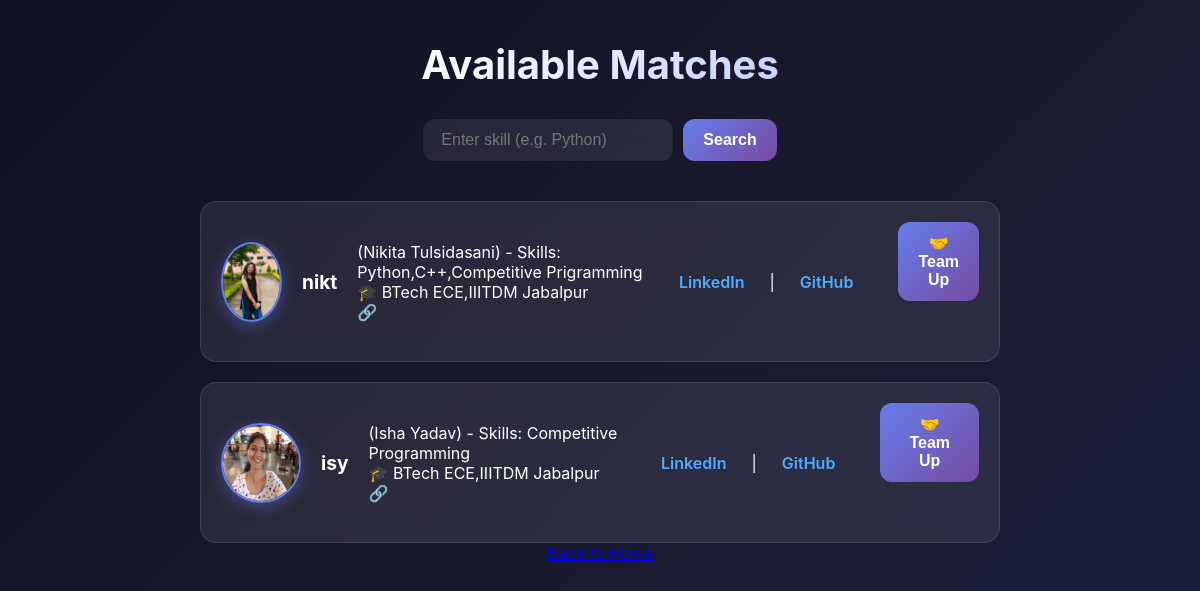
Screenshot of /matches (signed in) with the database file from the repository.
### app.py (models this page shows, shortened)
class User(db.Model, UserMixin):
    id = db.Column(db.Integer, primary_key=True)
    username = db.Column(db.String(50), unique=True, nullable=False)
    password_hash = db.Column(db.String(200), nullable=False)
    name = db.Column(db.String(50))
    skills = db.Column(db.String(200))
    linkedin = db.Column(db.String(200))
    github = db.Column(db.String(200))
    education = db.Column(db.String(200))
    photo = db.Column(db.String(200))
    availability = db.Column(db.Boolean, default=True)

### app.py (the view)
@app.route('/matches')
@login_required
def matches():
    required_skill = request.args.get("skill", None)
    if required_skill:
        skill_list = [s.strip().lower() for s in required_skill.split(",") if s.strip()]
        filters = [User.skills.ilike(f"%{skill}%") for skill in skill_list] or [User.id != None]
        users = User.query.filter(and_(*filters), User.availability == True, User.id != current_user.id).all()
    else:
        users = User.query.filter(User.availability == True, User.id != current_user.id).all()
    return render_template("matches.html", users=users, skill=required_skill)

### app.py (called while the page is built)
@login_manager.user_loader
def load_user(user_id):
    return User.query.get(int(user_id))

### templates/matches.html (shortened to what this page needs)
<!DOCTYPE html>
<html>
<head>
    <link rel="stylesheet" href="{{ url_for('static', filename='css/stylematch.css') }}">
</head>
<body>
    <h1>Available Matches</h1>
        <form method="get" action="{{ url_for('matches') }}">
        <input type="text" name="skill" placeholder="Enter skill (e.g. Python)" value="{{ skill or '' }}">
        <button type="submit">Search</button>
    </form>
    {% if users %}
        <ul>
        {% for user in users %}
            <li>
               {% if user.photo %}
               <img src="{{ url_for('static', filename='uploads/' + user.photo) }}"
                    width="80" height="80" style="border-radius:50%">
               {% endif %}
                <b>{{ user.username }}</b> ({{ user.name }}) - Skills: {{ user.skills }}
                <br>
                🎓 {{ user.education or 'Not provided' }} <br>
                🔗 <a href="{{ user.linkedin }}" target="_blank">LinkedIn</a> |
                <a href="{{ user.github }}" target="_blank">GitHub</a> <br>
                    <form method="POST" action="{{ url_for('teamup', user_id=user.id) }}">
                    <button type="submit">🤝 Team Up</button>
                </form>
            </li>
        {% endfor %}
        </ul>
    {% else %}
        <p>No matching users found.</p>
    {% endif %}
    <a href="{{ url_for('home') }}">Back to Home</a>
</body>
</html>

### static/css/stylematch.css (style rules this page uses)
* { margin: 0; padding: 0; box-sizing: border-box; }
body { font-family: 'Inter', sans-serif; background: linear-gradient(135deg, #0f0f23 0%, #1a1a2e 50%, #16213e 100%); min-height: 100vh; padding: 40px 20px; color: #fff; display: flex; flex-direction: column; align-items: center; }
h1 { font-size: 2.5rem; margin-bottom: 30px; background: linear-gradient(135deg, #ffffff, #c7d2fe); -webkit-background-clip: text; -webkit-text-fill-color: transparent; animation: glow 2s ease-in-out infinite alternate; text-align: center; }
form { margin-bottom: 40px; display: flex; gap: 10px; justify-content: center; flex-wrap: wrap; }
form input[type="text"] { padding: 12px 18px; border-radius: 12px; border: none; outline: none; min-width: 250px; background: rgba(255, 255, 255, 0.08); color: #fff; font-size: 1rem; backdrop-filter: blur(10px); }
form button { padding: 12px 20px; border: none; border-radius: 12px; font-weight: 600; font-size: 1rem; cursor: pointer; background: linear-gradient(135deg, #667eea, #764ba2); color: #fff; transition: all 0.3s ease; }
ul { list-style: none; width: 100%; max-width: 800px; display: grid; gap: 20px; }
li { background: rgba(255, 255, 255, 0.08); backdrop-filter: blur(12px); border-radius: 16px; padding: 20px; display: flex; gap: 20px; align-items: center; transition: transform 0.3s ease, box-shadow 0.3s ease; border: 1px solid rgba(255, 255, 255, 0.1); }
li img { border-radius: 50%; border: 2px solid #667eea; box-shadow: 0 4px 15px rgba(102, 126, 234, 0.4); }
li b { font-size: 1.2rem; color: #fff; }
li a { color: #4facfe; text-decoration: none; font-weight: 600; margin: 0 5px; }

### rows the page displays
User: photo (picture), username "nikt", name "Nikita Tulsidasani", skills "Python,C++,Competitive Prigramming", education "BTech ECE,IIITDM Jabalpur"
User: photo (picture), username "isy", name "Isha Yadav", skills "Competitive Programming", education "BTech ECE,IIITDM Jabalpur"
